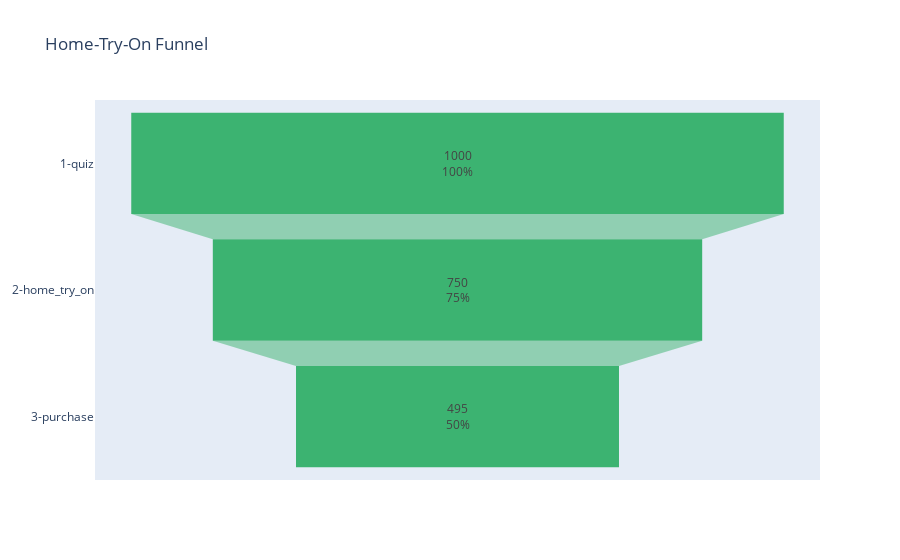

Notebook cell for this chart:
### Code cell
fig = go.Figure()

fig.add_trace(
    go.Funnel(
        y=ht_funnel["stage"],
        x=ht_funnel["total_count"],
        textinfo="value+percent initial",
        textposition="inside",
        marker={
            "color": "mediumseagreen"
        },  # ["deepskyblue", "lightsalmon", "tan", "teal", "silver"]
    )
)
fig.update_layout(title="Home-Try-On Funnel")
fig.show()

### Figure 1 — Plotly figure (JSON) as saved in the notebook; plotly's stock layout.template omitted (floating-point values rounded to 4 significant figures)
{"data": [{"marker": {"color": "mediumseagreen"}, "textinfo": "value+percent initial", "textposition": "inside", "type": "funnel", "x": [1000, 750, 495], "y": ["1-quiz", "2-home_try_on", "3-purchase"]}], "layout": {"title": {"text": "Home-Try-On Funnel"}}}
